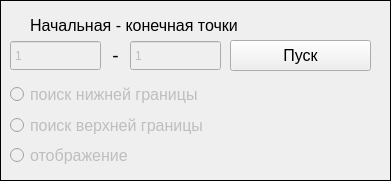
            <widget class="QFrame" name="frame_9">
             <property name="minimumSize">
              <size>
               <width>391</width>
               <height>181</height>
              </size>
             </property>
             <property name="maximumSize">
              <size>
               <width>391</width>
               <height>181</height>
              </size>
             </property>
             <property name="frameShape">
              <enum>QFrame::Box</enum>
             </property>
             <widget class="QPushButton" name="Button_calculate">
              <property name="geometry">
               <rect>
                <x>230</x>
                <y>40</y>
                <width>141</width>
                <height>31</height>
               </rect>
              </property>
              <property name="font">
               <font>
                <pointsize>12</pointsize>
               </font>
              </property>
              <property name="text">
               <string>Пуск</string>
              </property>
             </widget>
             <widget class="QLabel" name="label_34">
              <property name="geometry">
               <rect>
                <x>30</x>
                <y>10</y>
                <width>311</width>
                <height>31</height>
               </rect>
              </property>
              <property name="font">
               <font>
                <pointsize>12</pointsize>
               </font>
              </property>
              <property name="text">
               <string>Начальная - конечная точки</string>
              </property>
              <property name="alignment">
               <set>Qt::AlignLeading|Qt::AlignLeft|Qt::AlignVCenter</set>
              </property>
             </widget>
             <widget class="QRadioButton" name="Button_search_n12">
              <property name="enabled">
               <bool>false</bool>
              </property>
              <property name="geometry">
               <rect>
                <x>10</x>
                <y>79</y>
                <width>361</width>
                <height>31</height>
               </rect>
              </property>
              <property name="font">
               <font>
                <pointsize>12</pointsize>
               </font>
              </property>
              <property name="text">
               <string>поиск нижней границы</string>
              </property>
             </widget>
             <widget class="QRadioButton" name="Button_search_n23">
              <property name="enabled">
               <bool>false</bool>
              </property>
              <property name="geometry">
               <rect>
                <x>10</x>
                <y>110</y>
                <width>361</width>
                <height>31</height>
               </rect>
              </property>
              <property name="font">
               <font>
                <pointsize>12</pointsize>
               </font>
              </property>
              <property name="text">
               <string>поиск верхней границы</string>
              </property>
             </widget>
             <widget class="QLabel" name="label_61">
              <property name="geometry">
               <rect>
                <x>100</x>
                <y>40</y>
                <width>31</width>
                <height>31</height>
               </rect>
              </property>
              <property name="font">
               <font>
                <pointsize>14</pointsize>
               </font>
              </property>
              <property name="text">
               <string>-</string>
              </property>
              <property name="alignment">
               <set>Qt::AlignCenter</set>
              </property>
             </widget>
             <widget class="QRadioButton" name="Button_plot">
              <property name="enabled">
               <bool>false</bool>
              </property>
              <property name="geometry">
               <rect>
                <x>10</x>
                <y>140</y>
                <width>361</width>
                <height>31</height>
               </rect>
              </property>
              <property name="font">
               <font>
                <pointsize>12</pointsize>
               </font>
              </property>
              <property name="text">
               <string>отображение</string>
              </property>
             </widget>
             <widget class="QSpinBox" name="Edit_num_point_start">
              <property name="enabled">
               <bool>false</bool>
              </property>
              <property name="geometry">
               <rect>
                <x>10</x>
                <y>40</y>
                <width>91</width>
                <height>31</height>
               </rect>
              </property>
              <property name="frame">
               <bool>true</bool>
              </property>
              <property name="buttonSymbols">
               <enum>QAbstractSpinBox::NoButtons</enum>
              </property>
              <property name="keyboardTracking">
               <bool>true</bool>
              </property>
              <property name="minimum">
               <number>1</number>
              </property>
              <property name="maximum">
               <number>1000000000</number>
              </property>
             </widget>
             <widget class="QSpinBox" name="Edit_num_point_end">
              <property name="enabled">
               <bool>false</bool>
              </property>
              <property name="geometry">
               <rect>
                <x>130</x>
                <y>40</y>
                <width>91</width>
                <height>31</height>
               </rect>
              </property>
              <property name="frame">
               <bool>true</bool>
              </property>
              <property name="buttonSymbols">
               <enum>QAbstractSpinBox::NoButtons</enum>
              </property>
              <property name="keyboardTracking">
               <bool>true</bool>
              </property>
              <property name="minimum">
               <number>1</number>
              </property>
              <property name="maximum">
               <number>1000000000</number>
              </property>
             </widget>
            </widget>
